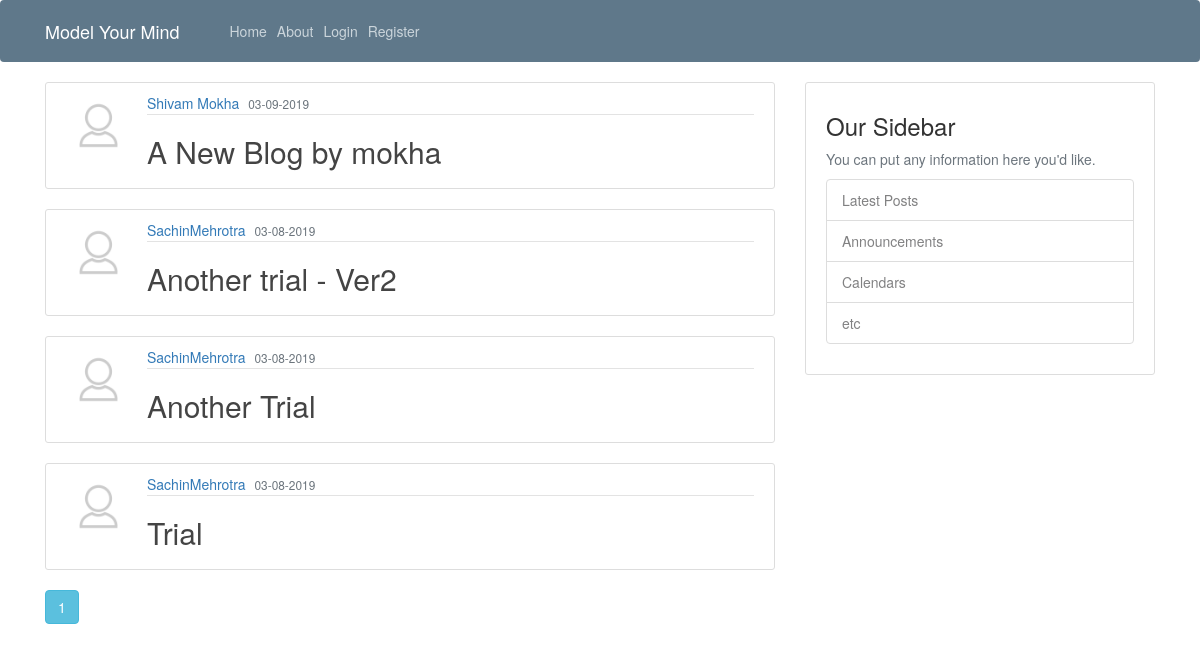
The page /home on the database its author committed.
### flaskblog/models.py (models this page shows, shortened)
class Post(db.Model):
	id = db.Column(db.Integer, primary_key=True)
	title = db.Column(db.String(100), nullable=False)
	date_posted = db.Column(db.DateTime, nullable=False, default=datetime.utcnow)
	content = db.Column(db.Text, nullable=False,)
	user_id = db.Column(db.Integer, db.ForeignKey('user.id'), nullable=False)
	approve_flag = db.Column(db.Boolean,default=False, nullable=False)

class User(db.Model, UserMixin):
	id = db.Column(db.Integer, primary_key=True)
	username = db.Column(db.String(20), unique=True, nullable=False)
	email = db.Column(db.String(100), unique=True, nullable=False)
	user_image = db.Column(db.String(20), nullable=False, default="default.png")
	password = db.Column(db.String(60), nullable=False)
	posts = db.relationship('Post', backref='author', lazy=True)

### flaskblog/main/routes.py (the view)
@main.route("/")
@main.route("/home")
def home():
	page = request.args.get('page',1,type=int)
	posts = Post.query.order_by(Post.date_posted.desc()).paginate(per_page=5, page=page)
	return render_template("home.html", posts=posts)

### flaskblog/templates/home.html (shortened to what this page needs)
{% extends "layout.html" %}
{% block content %}
	{% for post in posts.items %}
    {% if post.approve_flag==True or current_user.username == "admin@admin.com" or post.user_id == current_user.id %}
		<article class="media content-section">
      <img class="rounded-circle article-img" src="{{ url_for('static', filename='profile_pictures/'+ post.author.user_image) }}"/>
  			<div class="media-body">
    			<div class="article-metadata">
      				<a class="mr-2" href="{{ url_for('users.user_post',username=post.author.username)}}">{{ post.author.username }}</a>
      				<small class="text-muted">{{ post.date_posted.strftime('%m-%d-%Y') }}</small>
    			</div>
    			<h2><a class="article-title" href="{{ url_for('posts.post', post_id=post.id) }}">{{ post.title }}</a></h2>
  			</div>
		</article>
    {% endif %}
	{% endfor %}
  {% for page_num in posts.iter_pages(left_edge=1, right_edge=1, left_current=1, right_current=2) %}
    {% if page_num %}
      {% if posts.page == page_num %}
      <a href="{{ url_for('main.home',page=page_num) }}" class="btn btn-info mb-4">{{page_num}}</a>
      {% else %}
      <a href="{{ url_for('main.home',page=page_num) }}" class="btn btn-outline-info mb-4">{{page_num}}</a>
      {% endif %}
    {% else %}
      ...
    {% endif %}
  {% endfor %}
{% endblock content %}

### flaskblog/templates/layout.html (shortened to what this page needs)
<!DOCTYPE html>
<html>
<head>
    <link rel="stylesheet" href="https://use.fontawesome.com/releases/v5.6.3/css/all.css">
    <link rel="stylesheet" href="https://maxcdn.bootstrapcdn.com/bootstrap/4.0.0/css/bootstrap.min.css">
    <link rel="stylesheet" type="text/css" href="{{ url_for('static', filename='main.css') }}" >
<link href="http://netdna.bootstrapcdn.com/bootstrap/3.3.5/css/bootstrap.css" rel="stylesheet">
<link href="http://cdnjs.cloudflare.com/ajax/libs/summernote/0.8.11/summernote.css" rel="stylesheet">
</head>
<body>
		<header class="site-header">
	  		<nav class="navbar navbar-expand-md navbar-dark bg-steel fixed-top">
	    		<div class="container">
	      			<a class="navbar-brand mr-4" href="/">Model Your Mind</a>
	      				<div class="collapse navbar-collapse" id="navbarToggle">
	        				<div class="navbar-nav mr-auto">
	          					<a class="nav-item nav-link" href="{{url_for('main.home')}}">Home</a>
	          					<a class="nav-item nav-link" href="{{url_for('main.about')}}">About</a>
	        				</div>
					        <div class="navbar-nav">
					        	{% if current_user.is_authenticated %}
					        		<a class="nav-item nav-link" href="{{url_for('posts.new_post')}}">Post</a>
					        		<a class="nav-item nav-link" href="{{url_for('users.account')}}">Account</a>
					        		<a class="nav-item nav-link" href="{{url_for('users.logout')}}">Logout</a>
					        	{% else %}
						          <a class="nav-item nav-link" href="{{url_for('users.login')}}">Login</a>
						          <a class="nav-item nav-link" href="{{url_for('users.register')}}">Register</a>
						        {% endif %}
					        </div>
	      				</div>
	    		</div>
	 		 </nav>
		</header>
		<main role="main" class="container">
		  	<div class="row">
		    	<div class="col-md-8">
		      		{% block content %} {% endblock content %}
		    	</div>
		    	<div class="col-md-4">
		      		<div class="content-section">
		        		<h3>Our Sidebar</h3>
		       	 		<p class='text-muted'>You can put any information here you'd like.
				          <ul class="list-group">
				            <li class="list-group-item list-group-item-light">Latest Posts</li>
				            <li class="list-group-item list-group-item-light">Announcements</li>
				            <li class="list-group-item list-group-item-light">Calendars</li>
				            <li class="list-group-item list-group-item-light">etc</li>
				          </ul>
		        		</p>
		      		</div>
		    	</div>
		  </div>
		</main>
</body>
</html>

### flaskblog/static/main.css (style rules this page uses)
body { background: #fafafa; color: #333333; margin-top: 5rem; }
h1, h2, h3, h4, h5, h6 { color: #444444; }
.bg-steel { background-color: #5f788a; }
.site-header .navbar-nav .nav-link { color: #cbd5db; }
.content-section { background: #ffffff; padding: 10px 20px; border: 1px solid #dddddd; border-radius: 3px; margin-bottom: 20px; }
.article-title { color: #444444; }
.article-img { height: 65px; width: 65px; margin-right: 16px; }
.article-metadata { padding-bottom: 1px; margin-bottom: 4px; border-bottom: 1px solid #e3e3e3 }

### rows shown on the page
Post: user_image (placeholder picture), author.username "Shivam Mokha", date_posted "03-09-2019", title "A New Blog by mokha"
Post: user_image (placeholder picture), author.username "SachinMehrotra", date_posted "03-08-2019", title "Another trial - Ver2"
Post: user_image (placeholder picture), author.username "SachinMehrotra", date_posted "03-08-2019", title "Another Trial"
Post: user_image (placeholder picture), author.username "SachinMehrotra", date_posted "03-08-2019", title "Trial"

### other values the page prints
{{ page_num }} "1"
